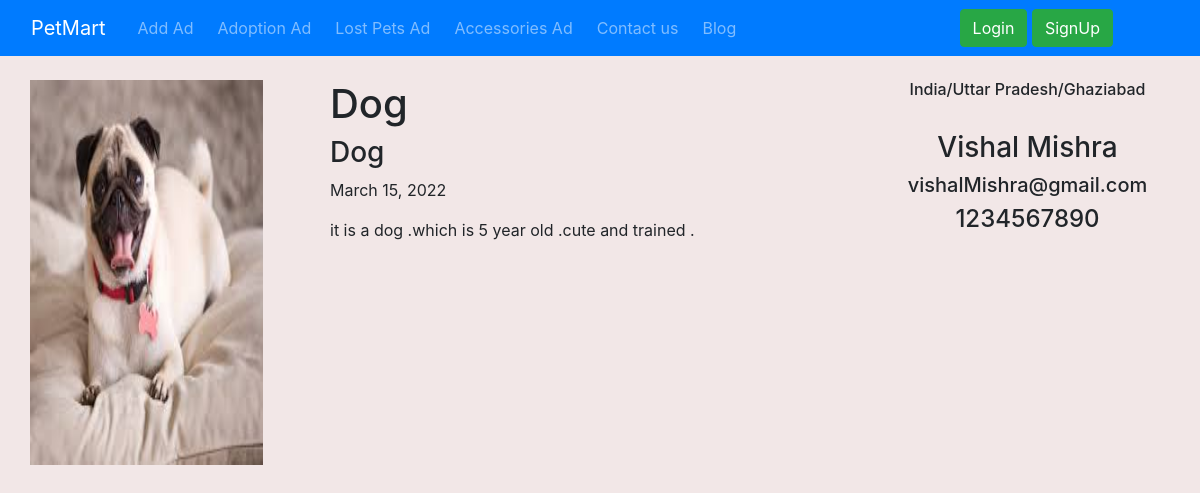
The app's page /shop/adview/11, older data.
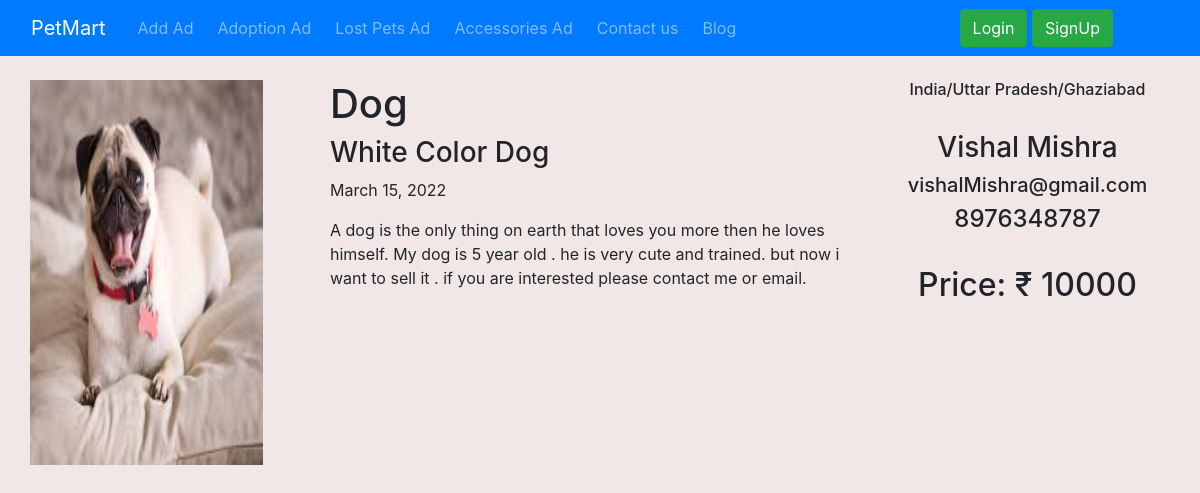
The same page, newer data.
### shop/models.py (models this page shows, shortened)
class Adds(models.Model):
    addId=models.AutoField
    adType=models.CharField(max_length=20,default="")
    addName=models.CharField(max_length=50,default="")
    petCatgory=models.CharField(max_length=50,default="")
    addDescription=models.CharField(max_length=300,default="")
    userId=models.IntegerField()
    pno=models.CharField(max_length=12,default="")
    state=models.CharField(max_length=50,default="")
    city=models.CharField(max_length=50,default="")
    price=models.IntegerField(default=0)
    pub_date=models.DateField(auto_now_add=True)
    image=models.ImageField(upload_to="shop/images/",default="")

### shop/views.py (the view)
# urls.py: path("adview/<int:adid>",views.adview,name="adview"),
def adview(request,adid):
    ad = Adds.objects.filter(id=adid)
    ad2 = Adds.objects.filter(id=adid)\
            .values_list('userId', flat=True)
    userdetails=User.objects.filter(id=ad2[0])
    params = {'Ad':ad[0],'User':userdetails[0]}
    return render(request, 'shop/adview.html',params)

### shop/templates/shop/adview.html (shortened to what this page needs)
{% extends 'shop/base.html' %}
{% block body %}
{% load static %}
<div class="container my-4">
    <div class="row">
        <div class="col-md-3">
            <div class="row">
                <img src="/media//{{Ad.image}}" width="233px" height="385px">
            </div>
        </div>
        <div class="col-md-6">
            <h1>{{Ad.petCatgory|capfirst}}</h1>
            <h3>{{Ad.addName|title}}</h3>
            <p>{{Ad.pub_date}}</p>
            <p>{{Ad.addDescription}}</p>
        </div>
        <div class="col-md-3" id="userDetails">
            <h6>India/{{Ad.state}}/{{Ad.city}}</h6>
            <br>
            <h3>{{User.first_name|title}} {{User.last_name|title}}</h3>
            <h5>{{User.email}}</h5>
            <h4>{{Ad.pno}}</h4>
            <br>
            {% if Ad.price != 0 %}
            <h2>Price: ₹ {{Ad.price}}</h2>
            {% endif %}
        </div>
    </div>
</div>
{% endblock %}

Row changes from the older to the newer data that the page shows:
changed Adds "Dog": addName "Dog" → "White Color Dog"; addDescription "it is a dog .which is 5 year old .cute and trained ." → "A dog is the only thing on earth that loves you more then he loves himself. My dog is 5 year old . he is very cute and trained. but now i want to sell it . if you are interested please contact me or email."; pno "1234567890" → "8976348787"; price (not shown) → "10000"
Text that changed along with them:
text now shown: "Price: ₹"
